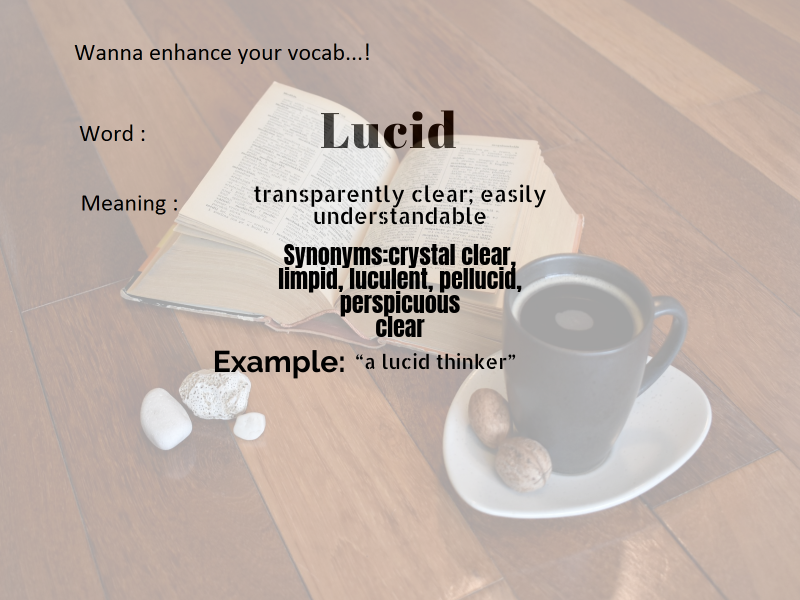
#> input picture uploads/4.png, 1600 x 1200 px, found by its file name (shown at 1/2 size)
$ python screen_play.py
#> lines starting #> are read from the running program, lines starting #| are printed output that depends on the picture
import cv2
#import time
image1=cv2.imread('4.png')
#> image1 is the input picture: shape (1200, 1600, 3); mean B, G, R 170.4, 178.4, 192.9
img2=cv2.imread('6.png')
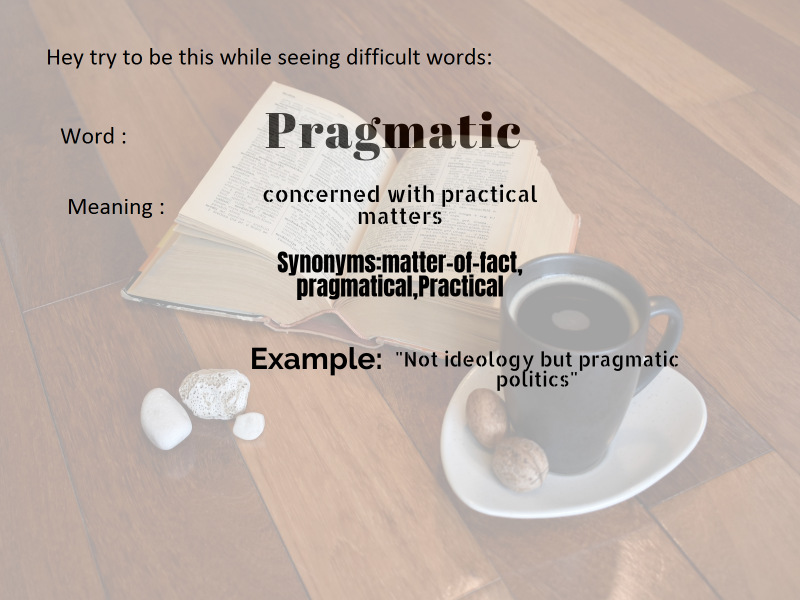
#> input picture uploads/6.png, 1600 x 1200 px, found by its file name (shown at 1/2 size)
#> img2 is the input picture: shape (1200, 1600, 3); mean B, G, R 170.4, 178.4, 193

height, width = image1.shape[:2]
#> height = 1200; width = 1600
print(height,width)
#| 1200 1600
thumbnail = cv2.resize(image1, (width/2, height/2), interpolation = cv2.INTER_AREA)
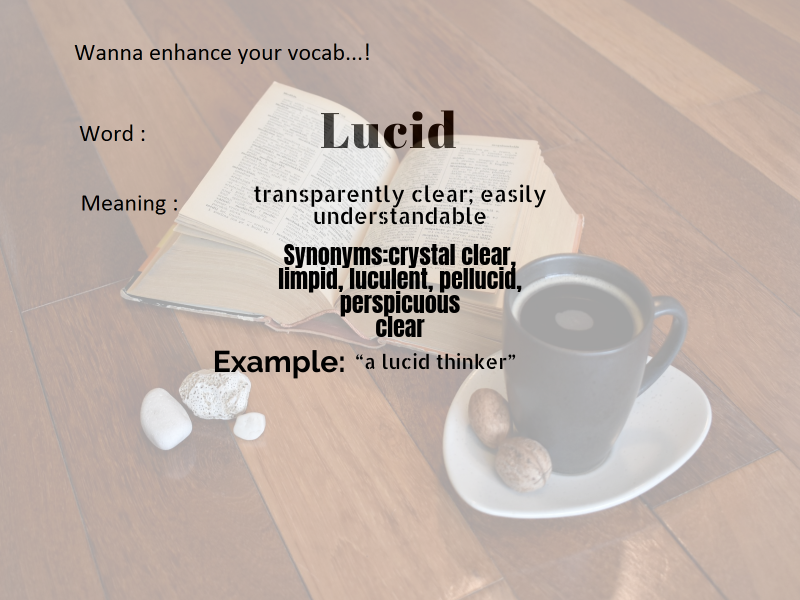
#> thumbnail: shape (600, 800, 3); mean B, G, R 170.5, 178.5, 193.1

cv2.imshow('image1',thumbnail)
cv2.waitKey(5000)
cv2.destroyAllWindows()

height, width = img2.shape[:2]

thumbnail1 = cv2.resize(img2, (width/2, height/2), interpolation = cv2.INTER_AREA)
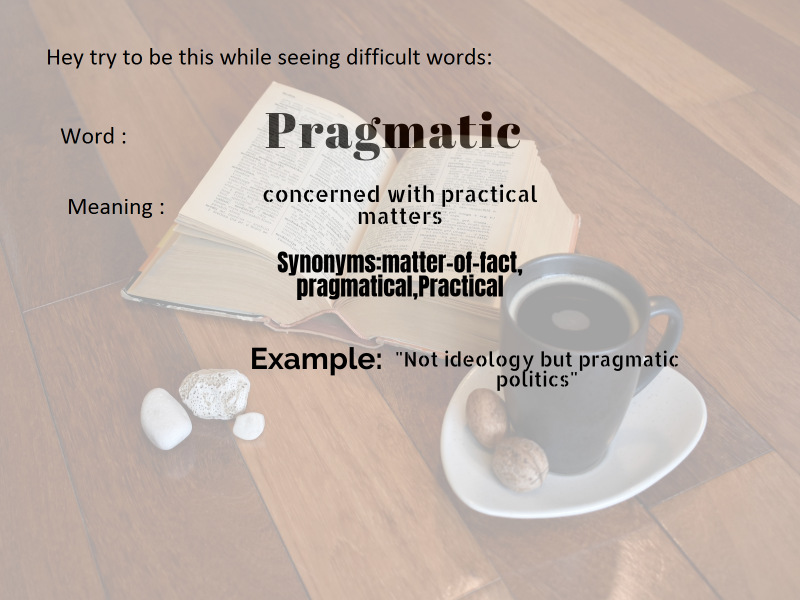
#> thumbnail1: shape (600, 800, 3); mean B, G, R 170.5, 178.5, 193.1

cv2.imshow('img2',thumbnail1)
cv2.waitKey(5000)
cv2.destroyAllWindows()
